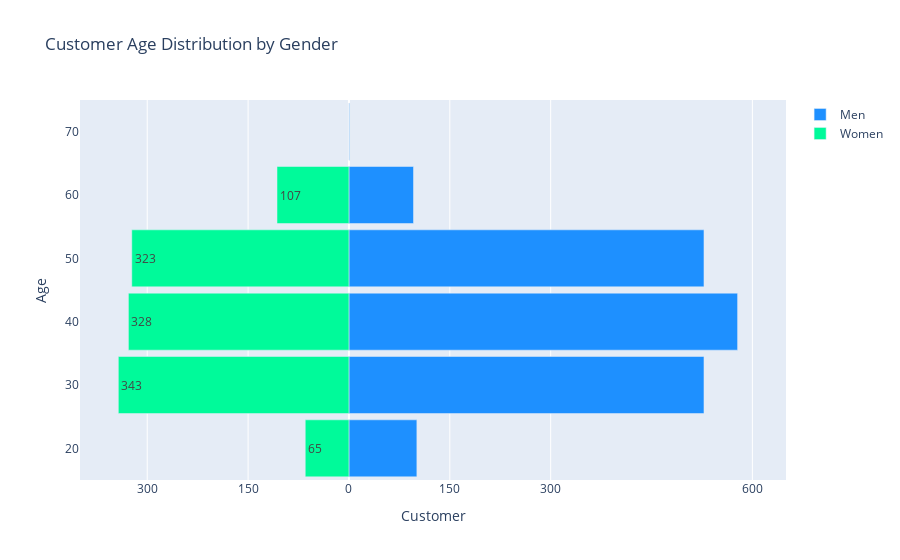

The code cell stored with this chart in its notebook:
### Markdown cell above
|  | Gender | Customer_Age_Bins | CLIENTNUM |
| -- | -- | -- | -- |
| 0 | F | (19.999, 30.0] | 65 |
| 1 | F | (30.0, 40.0] | 343 |
| 2 | F | (40.0, 50.0] | 328 |
| 3 | F | (50.0, 60.0] | 323 |
| 4 | F | (60.0, 70.0] | 107 |

### Code cell
women_bins = np.array(-1 * cc_gen_age[cc_gen_age['Gender'] == 'F']['CLIENTNUM'])
men_bins = np.array(cc_gen_age[cc_gen_age['Gender'] == 'M']['CLIENTNUM'])
y = list(range(20, 100, 10))

layout = go.Layout(
      title='Customer Age Distribution by Gender',
       yaxis=go.layout.YAxis(title='Age'),
       xaxis=go.layout.XAxis(
           range=[-400, 650],
           tickvals=[-300, -150, 0, 150, 300, 600],
           ticktext=[300, 150, 0, 150, 300, 600],
           title='Customer'),
       barmode='overlay',
       bargap=0.1)

p_data = [go.Bar(y=y,
               x=men_bins,
               orientation='h',
               name='Men',
               hoverinfo='x',
               marker=dict(color='dodgerblue')
               ),
        go.Bar(y=y,
               x=woman_bins,
               orientation='h',
               name='Women',
               text=-1 * women_bins.astype('int'),
               hoverinfo='text',
               marker=dict(color='mediumspringgreen')
               )]

iplot(dict(data=p_data, layout=layout))

### Figure 1 — Plotly figure (JSON) as saved in the notebook; plotly's stock layout.template omitted (floating-point values rounded to 4 significant figures)
{"data": [{"hoverinfo": "x", "marker": {"color": "dodgerblue"}, "name": "Men", "orientation": "h", "type": "bar", "x": [101, 528, 578, 528, 96, 1], "y": [20, 30, 40, 50, 60, 70, 80, 90]}, {"hoverinfo": "text", "marker": {"color": "mediumspringgreen"}, "name": "Women", "orientation": "h", "text": [65, 343, 328, 323, 107, 0], "type": "bar", "x": [-65, -343, -328, -323, -107, 0], "y": [20, 30, 40, 50, 60, 70, 80, 90]}], "layout": {"bargap": 0.1, "barmode": "overlay", "title": {"text": "Customer Age Distribution by Gender"}, "xaxis": {"range": [-400, 650], "ticktext": [300, 150, 0, 150, 300, 600], "tickvals": [-300, -150, 0, 150, 300, 600], "title": {"text": "Customer"}}, "yaxis": {"title": {"text": "Age"}}}}
